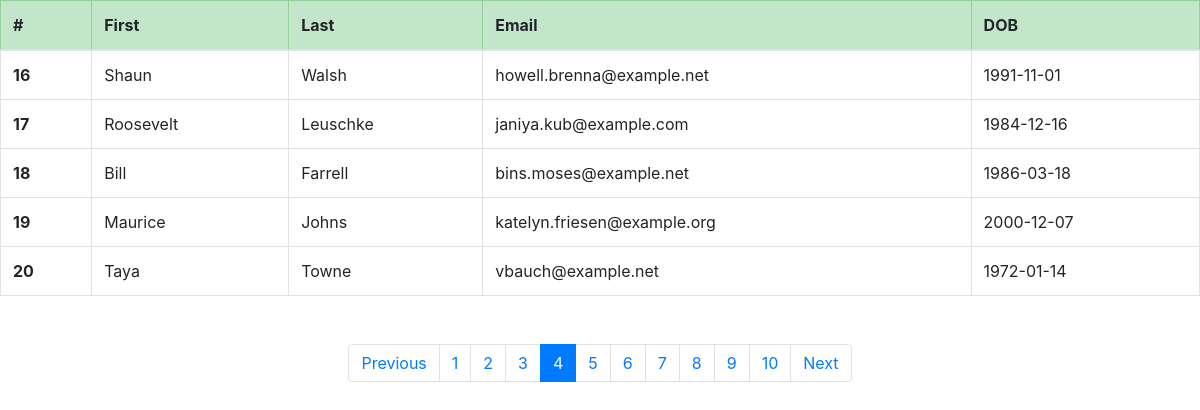
Page /pagination/select.php?page=4 on the committed database.
### tables this page shows
CREATE TABLE `authors` (
  `id` int(11) NOT NULL,
  `first_name` varchar(50) NOT NULL,
  `last_name` varchar(50) NOT NULL,
  `email` varchar(100) NOT NULL,
  `birthdate` date NOT NULL,
  `added` timestamp NOT NULL DEFAULT CURRENT_TIMESTAMP
);

### pagination/select.php (the view, shortened to what this page needs)
<?php
 include('config/db.php');
    $limit=5;
    if(isset($_GET['page']))
    {
    	$page=$_GET['page'];
    }
    else{
    	$page=1;
    }
    $start=$limit*($page-1);
  $authors = $connection->query("SELECT * FROM authors LIMIT $start,$limit")->fetchAll();
  $sql = $connection->query("SELECT count(id) AS id FROM authors")->fetchAll();
  $allRecrods = $sql[0]['id'];
  $totoalPages = ceil($allRecrods / $limit);
?>
<!DOCTYPE html>
<html>
<head>
    <link rel="stylesheet" href="https://stackpath.bootstrapcdn.com/bootstrap/4.5.0/css/bootstrap.min.css">
</head>
<body>
        <table class="table table-bordered mb-5">
            <thead>
                <tr class="table-success">
                    <th scope="col">#</th>
                    <th scope="col">First</th>
                    <th scope="col">Last</th>
                    <th scope="col">Email</th>
                    <th scope="col">DOB</th>
                </tr>
            </thead>
            <tbody>
                <?php foreach($authors as $author): ?>
                <tr>
                    <th scope="row"><?php echo $author['id']; ?></th>
                    <td><?php echo $author['first_name']; ?></td>
                    <td><?php echo $author['last_name']; ?></td>
                    <td><?php echo $author['email']; ?></td>
                    <td><?php echo $author['birthdate']; ?></td>
                </tr>
                <?php endforeach; ?>
            </tbody>
        </table>
        <nav aria-label="Page navigation example mt-5">
            <ul class="pagination justify-content-center">
                <li class="page-item <?php if($page <= 1){ echo 'disabled'; } ?>">
                    <a class="page-link"
                        href="<?php if($page <= 1){ echo '#'; } else { echo "?page=" . $prev; } ?>">Previous</a>
                </li>
                <?php for($i = 1; $i <= $totoalPages; $i++ ): ?>
                <li class="page-item <?php if($page == $i) {echo 'active'; } ?>">
                    <a class="page-link" href="select.php?page=<?= $i; ?>"> <?= $i; ?> </a>
                </li>
                <?php endfor; ?>
                <li class="page-item <?php if($page >= $totoalPages) { echo 'disabled'; } ?>">
                    <a class="page-link"
                        href="<?php if($page >= $totoalPages){ echo '#'; } else {echo "?page=". $next; } ?>">Next</a>
                </li>
            </ul>
        </nav>
</body>
</html>

### rows in the picture
authors: id "16", first_name "Shaun", last_name "Walsh", email "howell.brenna@example.net", birthdate "1991-11-01"
authors: id "17", first_name "Roosevelt", last_name "Leuschke", email "janiya.kub@example.com", birthdate "1984-12-16"
authors: id "18", first_name "Bill", last_name "Farrell", email "bins.moses@example.net", birthdate "1986-03-18"
authors: id "19", first_name "Maurice", last_name "Johns", email "katelyn.friesen@example.org", birthdate "2000-12-07"
authors: id "20", first_name "Taya", last_name "Towne", email "vbauch@example.net", birthdate "1972-01-14"
